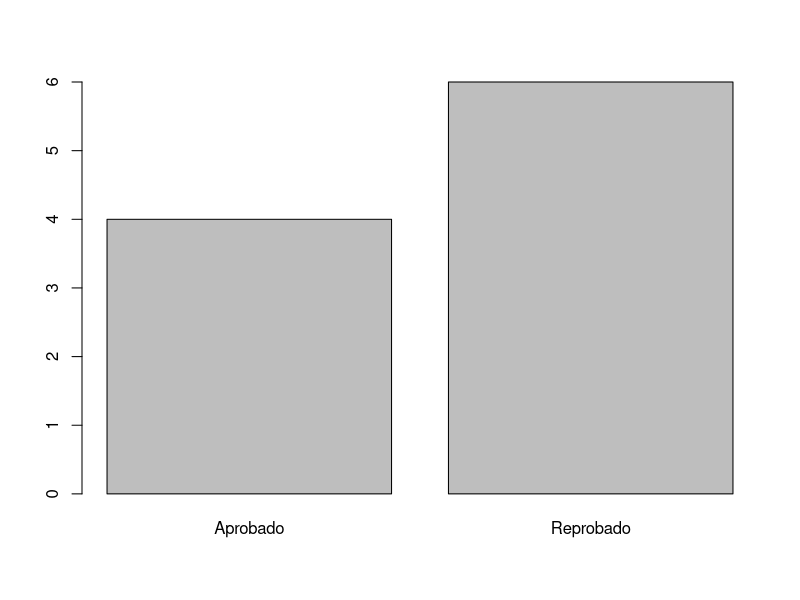

This chart was generated by the following R code: (Note: this script raises an error after producing the figure.)
#Tarea 1.

#Punto 1.
 

vec_estudiantes = c("Juan","Maria","Viky","Cris","Bryan","Wal","Rosa","Vic","Jos","Jer")
vec_notas = c(2,4,6,8,10,1,3,5,7,10)

fin = length(vec_estudiantes)
vec_estado = c()

for (i in 1:fin) {
  if(vec_notas[i]>=7) {
    y = "Aprobado"
    vec_estado = c(vec_estado,y)
  } else {
   y = "Reprobado"
   vec_estado = c(vec_estado,y)
  } }
print(vec_estado)

tabla_datos = data.frame(vec_estudiantes,vec_notas,vec_estado)
names(tabla_datos) = c("Nombre","Nota","Status prueba")
print(tabla_datos)
plot(x = as.factor(tabla_datos$`Status prueba`))
#La mayoria de los estudiates reprobaron la prueba

#Punto 2.

var_colum = BaseTarea1
var_colum$VentasTotales = var_colum$Cantidad * var_colum$Precio_unidad
View(var_colum)

var_filt = filter(var_colum,var_colum$Categoria == "Futbol")

var_group = var_colum%>%group_by(var_colum$Categoria)%>%summarise(Q_ProductosxCategoria = n())

var_arrege = var_colum%>%arrange(desc(var_colum$VentasTotales))

var_mutate = mutate(var_colum, IVA = (var_colum$VentasTotales*0.13))

var_select = var_colum%>%select(Producto,VentasTotales)

#Punto 3.

salarios=c(432.21,239.48,249.94,373.22,233.86,366,331.11,258.86,349.20,31.60)

mean(salarios)
sd(salarios)
max(salarios)
min(salarios)

#Punto 4.

Empleados = Bases_de_datos_Tarea_1_Empleados_
Facturas = Bases_de_datos_Facturas

joinfact = merge(Empleados,Facturas, by = "EmployeeID")

varFacturas = joinfact%>% group_by(EmployeeID,LastName) %>% summarise(Q_Facturas=n())
View(varFacturas)

#Punto 5.

var_sacoscafe = c(7, 6, 5, 8, 7, 7, 7, 5, 6, 8)
sd(var_sacoscafe)

#Punto 6.

var_percentil = quantile(var_sacoscafe, probs = seq(0, 1, 0.25))

#Punto 7.

#Stringr es un paquete para la manipulación de cadenas o caracteres

#96
